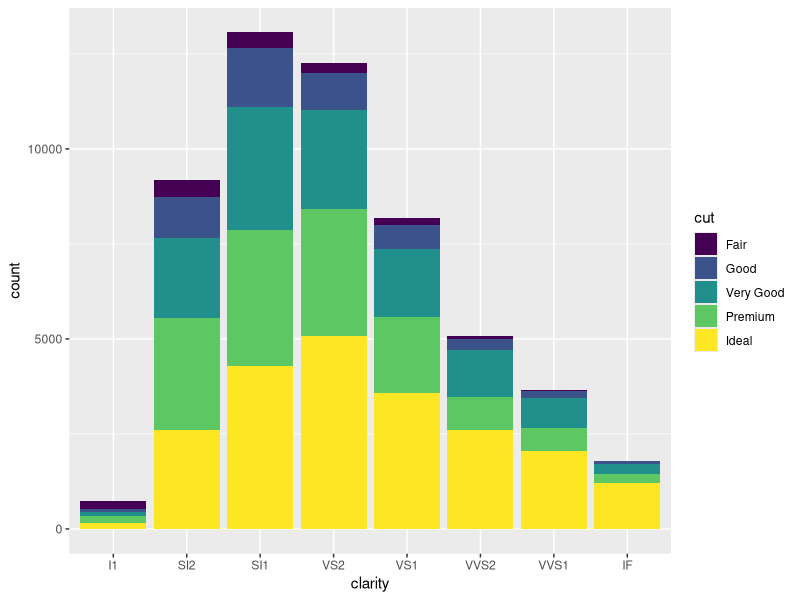
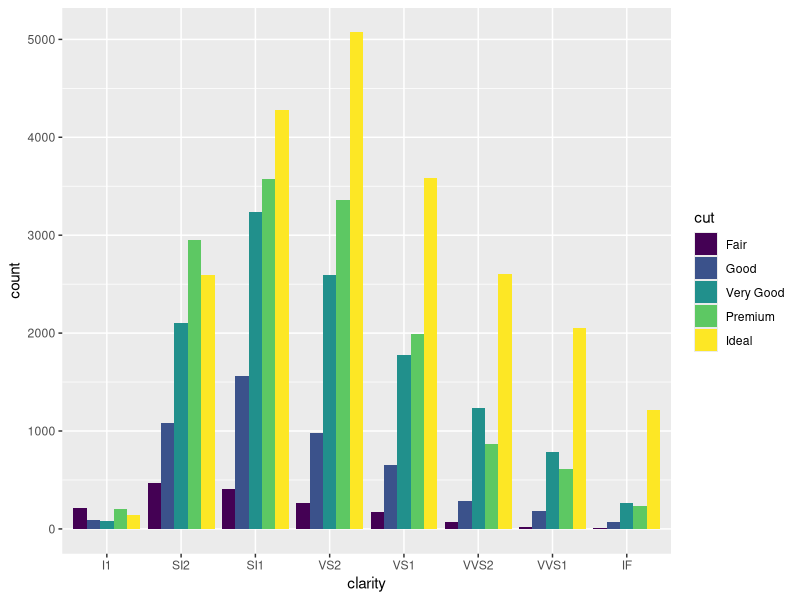

These figures' R source, in order:
# install & load ggplot library
install.packages("ggplot2")
library("ggplot2")

# show info about the data
str(diamonds)
head(diamonds)

# ggplot bar graph 
ggplot(diamonds, aes(clarity,fill=cut)) + geom_bar()

# Another presentation of same data
ggplot(diamonds, aes(clarity,fill=cut)) + geom_bar(position="dodge")
